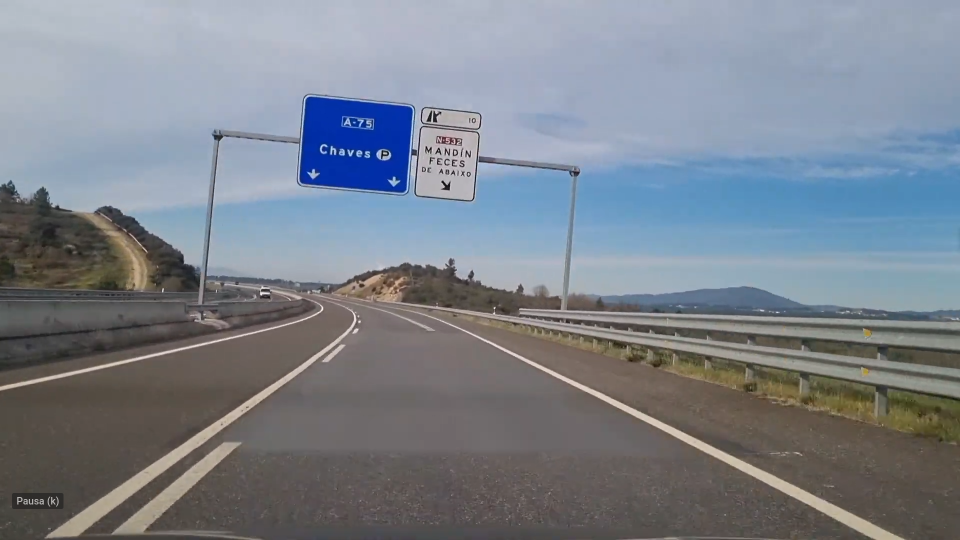
#> input picture data/test_detection/00017.png, 1920 x 1080 px (shown at 1/2 size)
$ python -i detector_mser.py   (imports and definitions only)
#> lines starting #> are read from the running program, lines starting #| are printed output that depends on the picture; after the words box and inside, x2 and y2 are one past the last pixel; in counts of white or black regions, pixels touching at a corner belong together
#> further down, picture is the input picture: shape (1080, 1920, 3); mean B, G, R 140, 130.3, 123.3
"""
MSER-based Highway Panel Detector (OCR Module).

Pipeline:
  1. Maximally Stable Extremal Regions (MSER) to detect high-contrast areas.
  2. Geometric filtering of bounding boxes (size, aspect ratio).
  3. Bounding box expansion to capture the full blue background.
  4. HSV validation scoring against a strict ideal mask with boundary penalties.
"""

import cv2
import numpy as np
from typing import List, Tuple


class PanelDetectorMSER:
    """
    Detects information panels using MSER to identify areas with high contrast,
    followed by geometric and strict topological color validation.
    """

    def __init__(self, min_area: int = 500, hue_min: int = 90, hue_max: int = 130,
                 sat_min: int = 150, score_threshold: float = 0.2, delta: int = 2,
                 mask_height: int = 40, mask_width: int = 80, min_box_area: int = 1000,
                 min_box_width: int = 18, min_box_height: int = 18,
                 min_aspect_ratio: float = 0.6, max_aspect_ratio: float = 4.0) -> None:

        # --- MSER Parameters ---
        self.min_area = min_area
        self.delta = delta
        self.mser = cv2.MSER_create(delta=self.delta, min_area=self.min_area, max_area=205000)

        # --- Geometric Filtering Parameters ---
        self.min_box_area = min_box_area
        self.min_box_width = min_box_width
        self.min_box_height = min_box_height
        self.min_aspect_ratio = min_aspect_ratio
        self.max_aspect_ratio = max_aspect_ratio

        # --- Color Validation & Scoring Parameters ---
        self.hue_min = hue_min
        self.hue_max = hue_max
        self.sat_min = sat_min
        self.score_threshold = score_threshold

        self.mask_height = mask_height
        self.mask_width = mask_width

        # Blue HSV range (Strictly matching the [hue, sat, 50] rule)
        self.blue_lower = np.array([self.hue_min, self.sat_min, 50], dtype=np.uint8)
        self.blue_upper = np.array([self.hue_max, 255, 255], dtype=np.uint8)

        # Ideal validation mask (Calculated once to save CPU cycles)
        self.ideal_mask = self._create_ideal_mask(self.mask_height, self.mask_width)

    def _create_ideal_mask(self, h: int, w: int) -> np.ndarray:
        """Creates an ideal synthetic mask with a -2 penalty border."""
        mask = np.ones((h, w), dtype=np.float32)
        # 4-pixel border to heavily penalize over-segmentation (sky, cars, etc.)
        mask[0:4, :] = -2.0
        mask[-4:, :] = -2.0
        mask[:, 0:4] = -2.0
        mask[:, -4:] = -2.0
        return mask

    def _expand_bbox(self, x: int, y: int, w: int, h: int, img_w: int, img_h: int) -> Tuple[int, int, int, int]:
        """Expands the bounding box by 4.5% to capture the outer border."""
        exp_w = int(w * 0.045)
        exp_h = int(h * 0.045)

        nx1 = max(0, x - exp_w)
        ny1 = max(0, y - exp_h)
        nx2 = min(img_w, x + w + exp_w)
        ny2 = min(img_h, y + h + exp_h)

        return nx1, ny1, nx2, ny2

    def _compute_score(self, image: np.ndarray, x1: int, y1: int, x2: int, y2: int) -> float:
        """Calculates candidate confidence using ideal mask correlation."""
        roi = image[y1:y2, x1:x2]
        if roi.shape[0] == 0 or roi.shape[1] == 0:
            return 0.0

        roi_resized = cv2.resize(roi, (self.mask_width, self.mask_height))
        roi_hsv = cv2.cvtColor(roi_resized, cv2.COLOR_BGR2HSV)
        mask_blue = cv2.inRange(roi_hsv, self.blue_lower, self.blue_upper)

        # Normalize to [0, 1]
        mask_blue_norm = mask_blue.astype(np.float32) / 255.0

        # Mathematical correlation against the strict ideal mask
        correlation_matrix = mask_blue_norm * self.ideal_mask
        correlation = float(np.sum(correlation_matrix))

        max_possible = float(np.sum(self.ideal_mask[self.ideal_mask > 0]))
        score = correlation / max_possible if max_possible > 0 else 0.0

        # Bound the score to [0, 1] interval
        return float(np.clip(score, 0.0, 1.0))

    def detect(self, image: np.ndarray) -> List[List[float]]:
        """Main pipeline execution for the MSER detector."""
        img_h, img_w = image.shape[:2]
#> img_h = 1080; img_w = 1920
        gray = cv2.cvtColor(image, cv2.COLOR_BGR2GRAY)
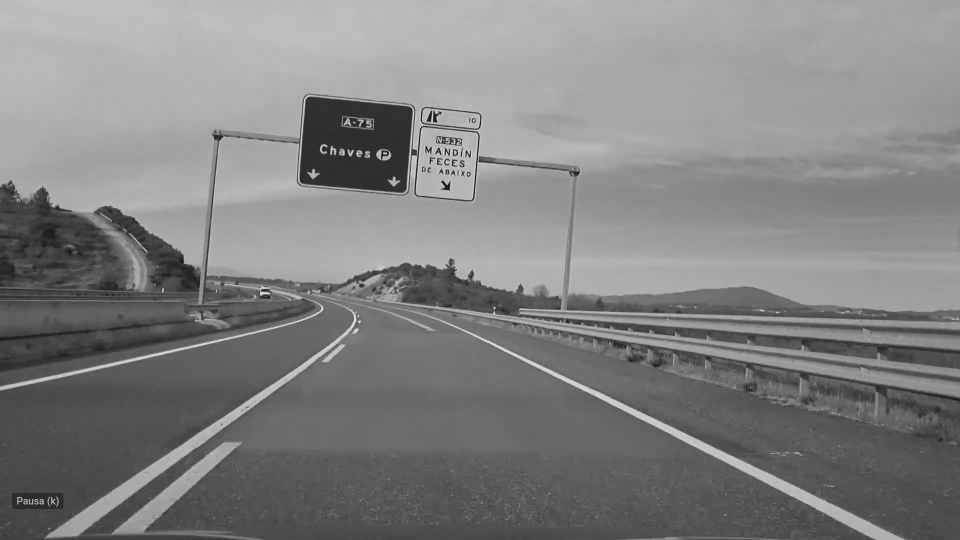
#> gray: shape (1080, 1920) (shown at 1/2 size); min 0, max 255, mean 129.3

        regions, bboxes = self.mser.detectRegions(gray)
#> regions = 385 items; bboxes = 385 rows, first 6: [406, 269, 40, 329], [405, 261, 42, 347], [405, 260, 102, 348], [405, 260, 102, 348], [405, 260, 158, 349], [405, 260, 158, 349]
        if len(bboxes) == 0:
            return []

        detections = []
        for box in bboxes:
            x, y, w, h = box

            # Geometric Filters
            if w < self.min_box_width or h < self.min_box_height:
                continue
            if w * h < self.min_box_area:
                continue

            aspect_ratio = float(w) / h
            if aspect_ratio < self.min_aspect_ratio or aspect_ratio > self.max_aspect_ratio:
                continue

            # Expand bounding box
            nx1, ny1, nx2, ny2 = self._expand_bbox(x, y, w, h, img_w, img_h)

            # Color Validation & Score
            score = self._compute_score(image, nx1, ny1, nx2, ny2)

            if score >= self.score_threshold:
                detections.append([float(nx1), float(ny1), float(nx2), float(ny2), score])
#> this loop made 385 passes
#> (x, y, w, h, aspect_ratio, exp_w in _expand_bbox, exp_h in _expand_bbox, nx1) on passes 15 to 17: (1, 597, 630, 174, 3.62, 28, 7, 0), (1, 597, 630, 174, 3.62, 28, 7, 0), (1, 597, 630, 174, 3.62, 28, 7, 0)

        return detections

>>> import cv2
>>> picture = cv2.imread('../../data/test_detection/00017.png')
>>> result = PanelDetectorMSER().detect(picture)

$ run again, on data/test_detection/00050.png
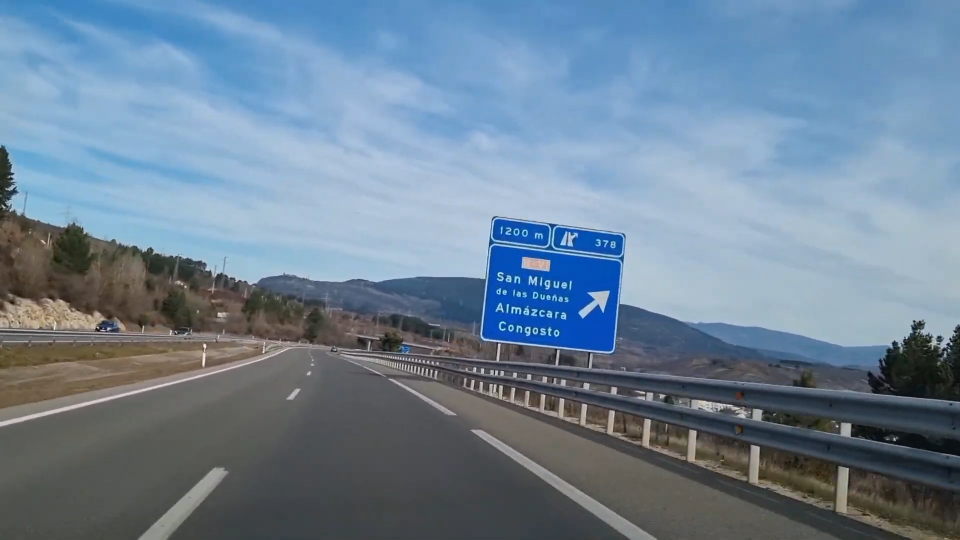
#> input picture data/test_detection/00050.png, 1920 x 1080 px (shown at 1/2 size)
#> picture is the input picture: shape (1080, 1920, 3); mean B, G, R 149.9, 130.6, 109.6
#> in detect, `gray = cv2.cvtColor(image, cv2.COLOR_BGR2GRAY)`:
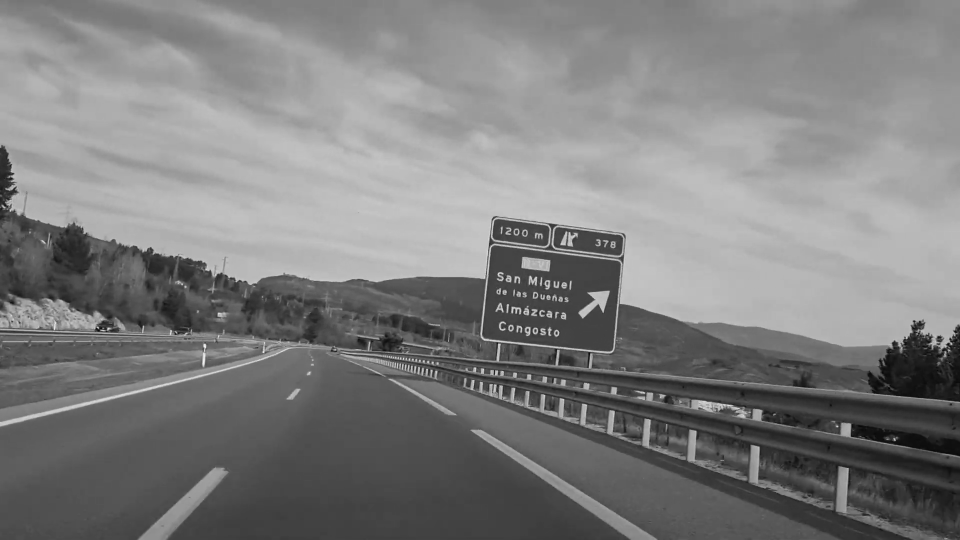
#> gray: shape (1080, 1920) (shown at 1/2 size); min 0, max 252, mean 126.5
#> regions = 538 items; bboxes = 538 rows, first 6: [1, 1, 456, 106], [1, 1, 506, 176], [1, 295, 32, 121], [1, 294, 32, 122], [1, 294, 33, 122], [1, 291, 77, 177]
#> the loop in detect, `for box in bboxes:` made 538 passes
#> (x, y, w, h, aspect_ratio, exp_w in _expand_bbox, exp_h in _expand_bbox, nx1) on passes 2, 7, 8: (1, 1, 506, 176, 2.88, 22, 7, 0), (105, 457, 82, 93, 0.882, 3, 4, 102), (100, 454, 94, 98, 0.959, 4, 4, 96)
#> pass 2, in _compute_score, `mask_blue = cv2.inRange(roi_hsv, self.blue_lower, self.blue_upper)`:
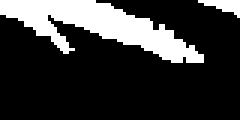
#> mask_blue: shape (40, 80) (shown 3 times larger); 21.1% white; 2 white regions, box (x1, y1, x2, y2) and area: (0, 0, 68, 21) 632, (66, 0, 80, 6) 43
